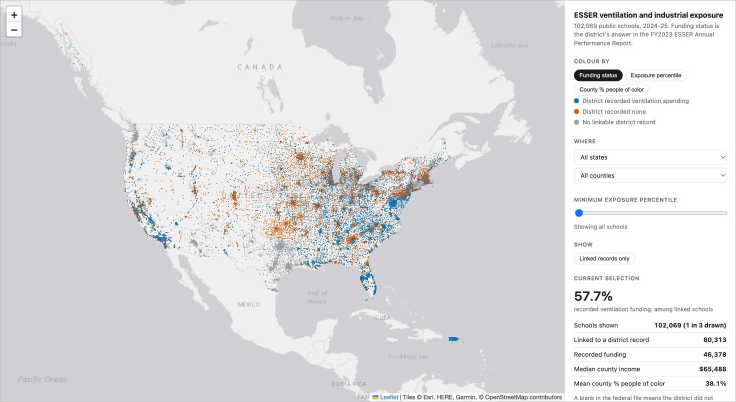
#> input picture output/figures/fig9_viewer_national.png, 1472 x 804 px, given in place of screenshot-1791924773146-0.jpg, which was not available (shown at 1/2 size)
$ python 10_viewer_figures.py --src ../output/figures
#> lines starting #> are read from the running program, lines starting #| are printed output that depends on the picture; pictures that were not available may be replaced by others from this repository, and a replacement may not be noted
"""
10_viewer_figures.py
--------------------
Turn raw viewer screenshots into the two interface figures that appear at the
end of the manuscript (Figures 9 and 10).

These two figures document the interactive companion tool rather than adding
analysis. Nothing in them is computed here; they are crops of the browser view
of viewer/index.html, with a hairline border so the frame edge is visible
against a white page.

Captured from the live GitHub Pages viewer after it was rebuilt on the 2019 TRI
and 2017-2021 ACS data, with the Esri light-grey basemap (the earlier CARTO tiles
now require a key). The right-most 10 pixels are trimmed to drop the pointer.

INPUTS   raw screenshots (path given by --src)
OUTPUTS  output/figures/fig9_viewer_national.png
         output/figures/fig10_viewer_oklahoma.png
"""
from __future__ import annotations
import argparse, os
from PIL import Image, ImageOps

# (source file, left crop edge) for each output figure.
JOBS = {
    'fig9_viewer_national.png':  ('screenshot-1791924773146-0.jpg', 0),
    'fig10_viewer_oklahoma.png': ('screenshot-1791924809609-2.jpg', 0),
}
BORDER = '#bbbbbb'


def main():
    ap = argparse.ArgumentParser()
    ap.add_argument('--src', required=True, help='directory holding the screenshots')
    ap.add_argument('--outdir', default='output/figures')
    a = ap.parse_args()
    os.makedirs(a.outdir, exist_ok=True)

    for name, (fn, left) in JOBS.items():
        im = Image.open(os.path.join(a.src, fn)).convert('RGB')
#> im is the input picture: PIL image 1472x804 RGB; mean R, G, B 222.4, 221.9, 223.8
        im = im.crop((left, 0, im.width - 10, im.height))
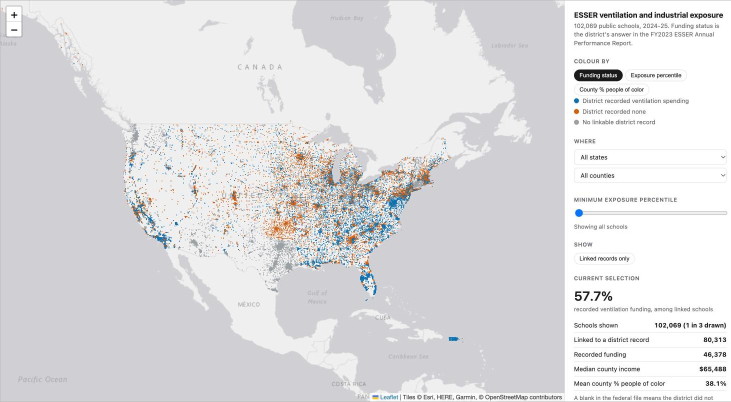
#> im: PIL image 1462x804 RGB (shown at 1/2 size); mean R, G, B 222.2, 221.7, 223.7
        im = ImageOps.expand(im, border=1, fill=BORDER)
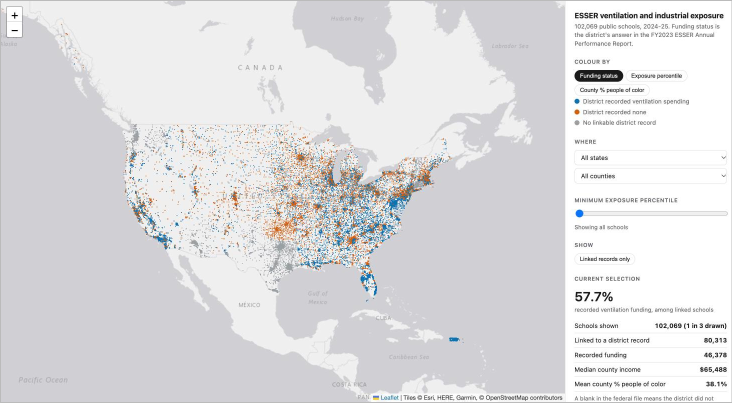
#> im: PIL image 1464x806 RGB (shown at 1/2 size); mean R, G, B 222.1, 221.5, 223.5
        p = os.path.join(a.outdir, name)
        im.save(p, 'PNG')
        print(f'    wrote {p}  ({im.width}x{im.height})')
#|     wrote output/figures/fig9_viewer_national.png  (1464x806)
#> pass 2 of the loop in main, `for name, (fn, left) in JOBS.items():`:
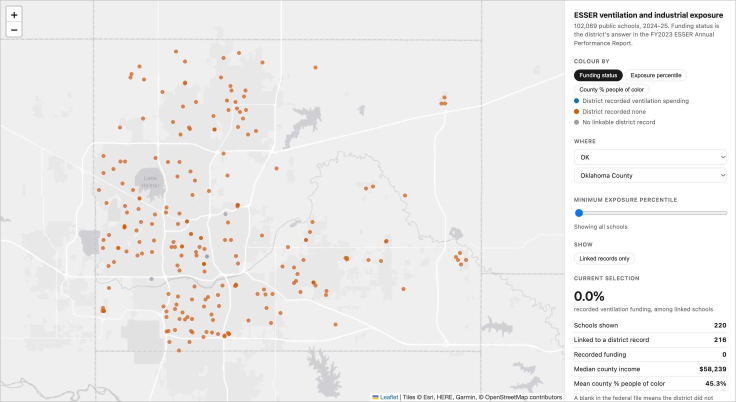
#> input picture output/figures/fig10_viewer_oklahoma.png, 1472 x 804 px, given in place of screenshot-1791924809609-2.jpg, which was not available (shown at 1/2 size)
#> in main, im is the input picture: PIL image 1472x804 RGB; mean R, G, B 237.9, 237.2, 236.8
#> in main, `im = im.crop((left, 0, im.width - 10, im.height))`:
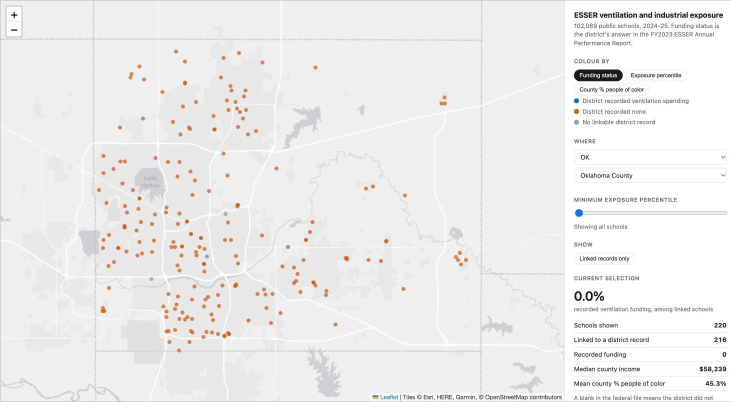
#> im: PIL image 1462x804 RGB (shown at 1/2 size); mean R, G, B 237.8, 237.1, 236.7
#|     wrote output/figures/fig10_viewer_oklahoma.png  (1464x806)


if __name__ == '__main__':
    main()
